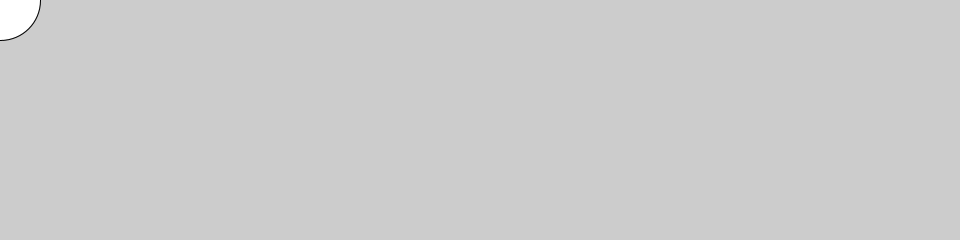
Frame 1 (no input)
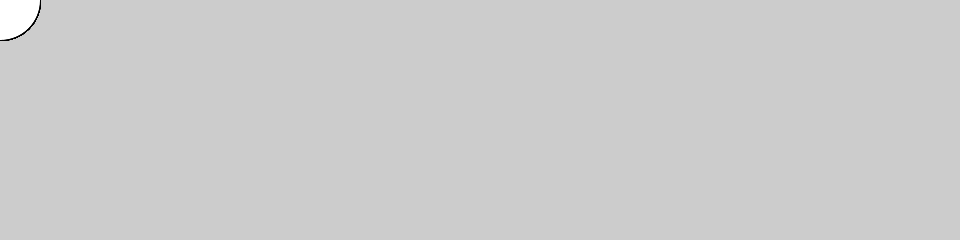
Frame 60 (the mouse pressed at the canvas centre just before this capture)
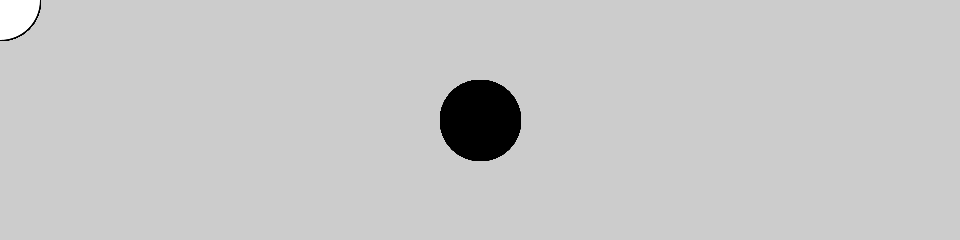
Frame 120 (the mouse held since frame 60 and released just before this capture)

The Processing sketch that drew these frames (run headless with seeded random() and noise(); from frame 60 on, the mouse is pressed at the canvas centre):

// Processing sketch: GettingStarted
// ── GettingStarted.pde
void setup() {
  size(960, 240);
}

void draw() {
  // Set filling color
  if (mousePressed)
    fill(0);
  else
    fill(255);
  
  // Draw the ellipse
  ellipse(mouseX, mouseY, 80, 80);
}
